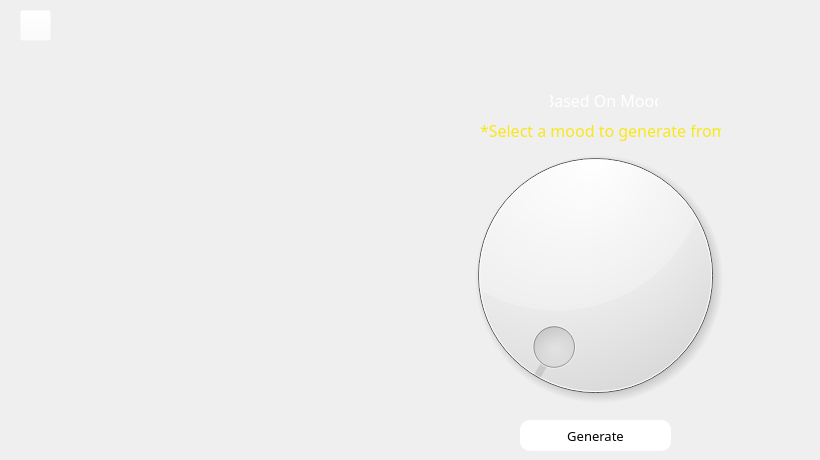
       <widget class="QWidget" name="createMoodPage">
        <widget class="QFrame" name="homeButtonFrame_6">
         <property name="geometry">
          <rect>
           <x>10</x>
           <y>0</y>
           <width>51</width>
           <height>51</height>
          </rect>
         </property>
         <property name="styleSheet">
          <string notr="true">background-color: rgba(255, 255, 255, 0);</string>
         </property>
         <property name="frameShape">
          <enum>QFrame::StyledPanel</enum>
         </property>
         <property name="frameShadow">
          <enum>QFrame::Raised</enum>
         </property>
         <widget class="QPushButton" name="homeButton_bom">
          <property name="geometry">
           <rect>
            <x>10</x>
            <y>10</y>
            <width>31</width>
            <height>31</height>
           </rect>
          </property>
          <property name="styleSheet">
           <string notr="true">QPushButton{
	image: url(:/icons/Media/icons/goback.png);
	background-color: rgba(255, 255, 255, 0);
}

QPushButton:hover{
	image: url(:/icons/Media/icons/goback.png);
	background-color: rgba(255, 255, 255, 0);
	border-style: none;
	border-radius: 40px;
}</string>
          </property>
          <property name="text">
           <string/>
          </property>
         </widget>
        </widget>
        <widget class="QFrame" name="buttonFrame_5">
         <property name="geometry">
          <rect>
           <x>480</x>
           <y>10</y>
           <width>251</width>
           <height>131</height>
          </rect>
         </property>
         <property name="styleSheet">
          <string notr="true">QFrame{
	background-color: rgba(255, 255, 255, 0);
}</string>
         </property>
         <property name="frameShape">
          <enum>QFrame::StyledPanel</enum>
         </property>
         <property name="frameShadow">
          <enum>QFrame::Raised</enum>
         </property>
         <widget class="QLabel" name="basedOnGenreLabel2_2">
          <property name="geometry">
           <rect>
            <x>70</x>
            <y>80</y>
            <width>108</width>
            <height>20</height>
           </rect>
          </property>
          <property name="font">
           <font>
            <family>Humnst777 BlkCn BT</family>
            <pointsize>12</pointsize>
           </font>
          </property>
          <property name="styleSheet">
           <string notr="true">QLabel{
	color: white;
	background-color: rgba(255, 255, 255, 0);
}</string>
          </property>
          <property name="text">
           <string>Based On Mood</string>
          </property>
          <property name="alignment">
           <set>Qt::AlignCenter</set>
          </property>
         </widget>
         <widget class="QLabel" name="basedOnGenreLabel_2">
          <property name="geometry">
           <rect>
            <x>10</x>
            <y>10</y>
            <width>221</width>
            <height>71</height>
           </rect>
          </property>
          <property name="styleSheet">
           <string notr="true">image: url(:/icons/Media/icons/mood.png);
background-color: rgba(255, 255, 255, 0);</string>
          </property>
          <property name="text">
           <string/>
          </property>
         </widget>
         <widget class="QLabel" name="keyLabel2_2">
          <property name="geometry">
           <rect>
            <x>0</x>
            <y>110</y>
            <width>241</width>
            <height>21</height>
           </rect>
          </property>
          <property name="font">
           <font>
            <family>Humnst777 BT</family>
            <pointsize>12</pointsize>
           </font>
          </property>
          <property name="styleSheet">
           <string notr="true">color: rgb(248, 231, 28);</string>
          </property>
          <property name="text">
           <string>*Select a mood to generate from</string>
          </property>
         </widget>
        </widget>
        <widget class="QPushButton" name="genMoodButton">
         <property name="geometry">
          <rect>
           <x>520</x>
           <y>420</y>
           <width>151</width>
           <height>31</height>
          </rect>
         </property>
         <property name="font">
          <font>
           <family>Humnst777 BT</family>
           <pointsize>10</pointsize>
          </font>
         </property>
         <property name="styleSheet">
          <string notr="true">QPushButton{
	background-color: rgb(255, 255, 255);
	border-style: none;
	border-radius: 10px;
}

QPushButton:hover{
	background-color: rgba(255, 255, 255, 0.6);
	border-style: none;
	border-radius: 10px;
}</string>
         </property>
         <property name="text">
          <string>Generate</string>
         </property>
        </widget>
        <widget class="QDial" name="dial">
         <property name="geometry">
          <rect>
           <x>380</x>
           <y>130</y>
           <width>431</width>
           <height>291</height>
          </rect>
         </property>
        </widget>
       </widget>
